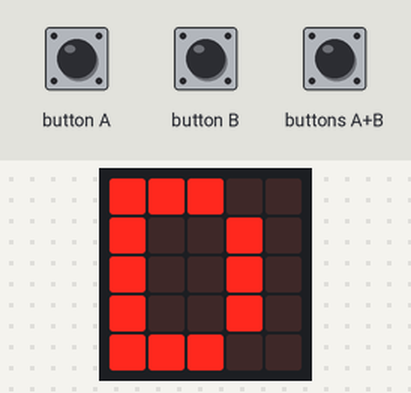
A program run on a simulated BBC micro:bit (MakeCode). On the bench: the board's 5×5 LED display. The inputs (shaded band) are chosen by the test bench.

Above: at 1.2 s.
1.3 s: button A pressed for 0.15 s
At 2.0 s:
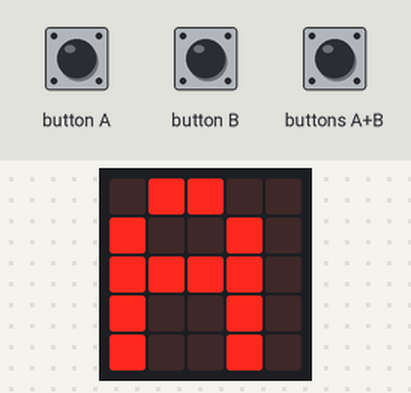
3.7 s: button B pressed for 0.15 s
At 5.1 s:
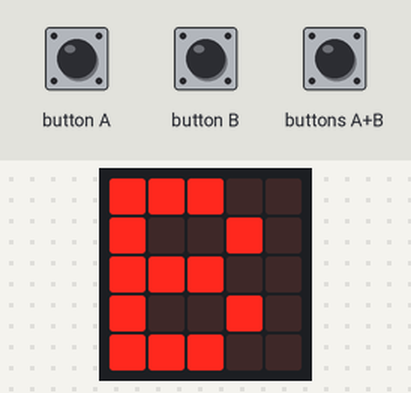
6.8 s: buttons A+B pressed for 0.15 s
At 8.2 s:
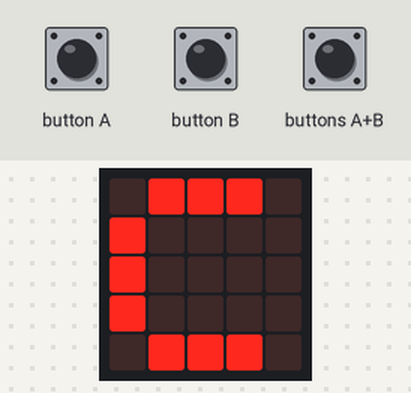
9.8 s: buttons A+B pressed for 1 s
Timing chart, 0 to 12.8 s (numbered marks = the images above; inputs shaded):
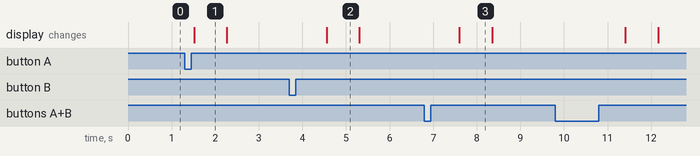

The program:

main.ts
```typescript
input.onButtonPressed(Button.A, function () {
    basic.showString("A")
})
input.onButtonPressed(Button.AB, function () {
    basic.showString("C")
})
input.onButtonPressed(Button.B, function () {
    basic.showString("B")
})
basic.forever(function () {
    basic.showString("D")
})
```

test.ts
```typescript
// aquí va el archivo "tests"; esto no se compilará cuando este paquete se utilice como una extensión.
```

Measured:
- after the input at 1.3 s, the display: changes after 0.22 s (image 1)
- after the input at 3.7 s, the display: changes after 0.86 s (image 2)
- after the input at 6.8 s, the display: changes after 0.80 s (image 3)
- what the display in image 1 shows lasts 0.8 s, from 1.5 s to 2.3 s
